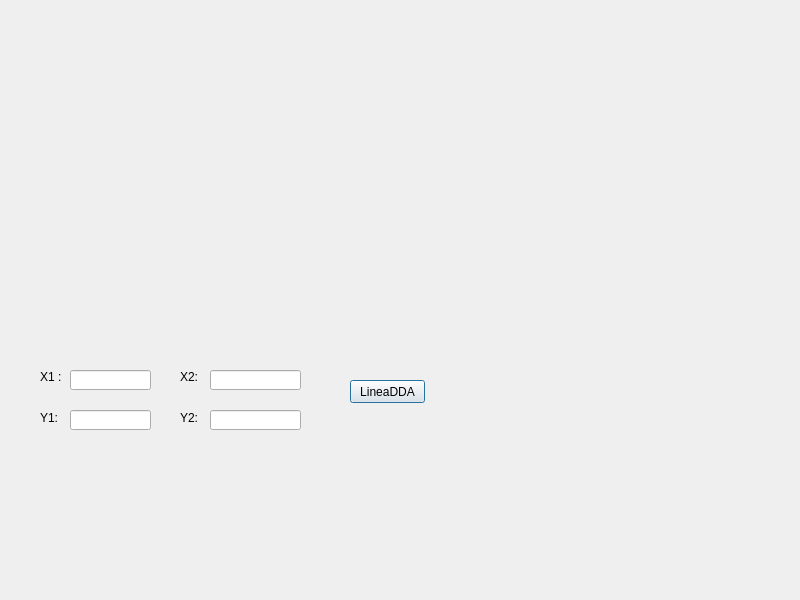
<?xml version="1.0" encoding="UTF-8"?>
<ui version="4.0">
 <class>Dialog</class>
 <widget class="QDialog" name="Dialog">
  <property name="geometry">
   <rect>
    <x>0</x>
    <y>0</y>
    <width>800</width>
    <height>600</height>
   </rect>
  </property>
  <property name="windowTitle">
   <string>Dialog</string>
  </property>
  <widget class="QPushButton" name="pushButton">
   <property name="geometry">
    <rect>
     <x>350</x>
     <y>380</y>
     <width>75</width>
     <height>23</height>
    </rect>
   </property>
   <property name="text">
    <string>LineaDDA</string>
   </property>
  </widget>
  <widget class="QLabel" name="label">
   <property name="geometry">
    <rect>
     <x>40</x>
     <y>370</y>
     <width>47</width>
     <height>13</height>
    </rect>
   </property>
   <property name="text">
    <string>X1 :</string>
   </property>
  </widget>
  <widget class="QLabel" name="label_2">
   <property name="geometry">
    <rect>
     <x>40</x>
     <y>410</y>
     <width>31</width>
     <height>16</height>
    </rect>
   </property>
   <property name="text">
    <string>Y1:</string>
   </property>
  </widget>
  <widget class="QLabel" name="label_3">
   <property name="geometry">
    <rect>
     <x>180</x>
     <y>370</y>
     <width>47</width>
     <height>13</height>
    </rect>
   </property>
   <property name="text">
    <string>X2:</string>
   </property>
  </widget>
  <widget class="QLabel" name="label_4">
   <property name="geometry">
    <rect>
     <x>180</x>
     <y>410</y>
     <width>21</width>
     <height>16</height>
    </rect>
   </property>
   <property name="text">
    <string>Y2:</string>
   </property>
  </widget>
  <widget class="QLineEdit" name="lineEdit">
   <property name="geometry">
    <rect>
     <x>70</x>
     <y>370</y>
     <width>81</width>
     <height>20</height>
    </rect>
   </property>
  </widget>
  <widget class="QLineEdit" name="lineEdit_2">
   <property name="geometry">
    <rect>
     <x>70</x>
     <y>410</y>
     <width>81</width>
     <height>20</height>
    </rect>
   </property>
  </widget>
  <widget class="QLineEdit" name="lineEdit_3">
   <property name="geometry">
    <rect>
     <x>210</x>
     <y>370</y>
     <width>91</width>
     <height>20</height>
    </rect>
   </property>
  </widget>
  <widget class="QLineEdit" name="lineEdit_4">
   <property name="geometry">
    <rect>
     <x>210</x>
     <y>410</y>
     <width>91</width>
     <height>20</height>
    </rect>
   </property>
  </widget>
 </widget>
 <resources/>
 <connections/>
</ui>
